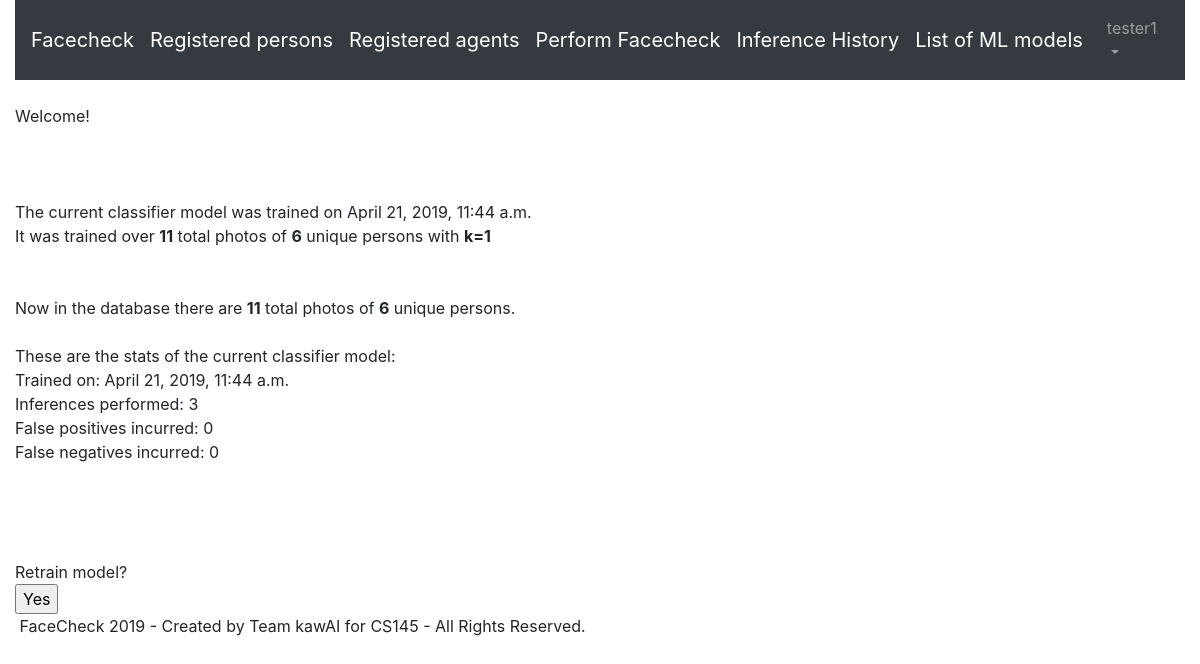
Page / (signed in) on the committed database.
### faces/models.py (models this page shows, shortened)
class CustomUser(AbstractUser):
    def __str__(self):
        return "%i - %s"%(self.id, self.username)

class MLModelVersion(Model):
    time_trained = models.DateTimeField()
    model = models.FileField(upload_to=modelpath, default='defaultclf.pkl')
    total_photos = models.PositiveIntegerField(default=1)
    unique_persons = models.PositiveIntegerField(default=1)
    k_neighbors = models.PositiveIntegerField(default=1)
    threshold = models.FloatField('Threshold for distinguishing registered and unregistered faces',default=1.1)
    is_in_use = models.BooleanField(default=False, blank=False, null=False)
    inf_count = models.PositiveIntegerField("Inferences performed", default=0)
    fp_count = models.PositiveIntegerField("False positives incurred", default=0)
    fn_count = models.PositiveIntegerField("False negatives incurred", default=0)
    ii_count = models.PositiveIntegerField("Incorrect identifications incurred", default=0)
    fa_rate = models.FloatField("False acceptance rate", default=None, blank=True, null=True)
    fr_rate = models.FloatField("False rejection rate", default=None, blank=True, null=True)
    ii_rate = models.FloatField("Incorrect identification rate", default=None, blank=True, null=True)

### faces/views.py (the view)
# urls.py: path('', views.HomePageView.as_view(), name='home'),
class HomePageView(TemplateView):
    template_name = 'home.html'
    def get_context_data(self, **kwargs):
        context = super().get_context_data(**kwargs)
        context['mlmodelver'] = cache.get_or_set('deployedmv', MLModelVersion.objects.filter(is_in_use=True)[0])
        context['total_photos'] = SamplePhoto.objects.all().count()
        context['unique_persons'] = RegisteredPerson.objects.filter(numphotos__gt=0).count()
        return context

### templates/home.html (shortened to what this page needs)
{% extends 'base.html' %}
{% block content %}
{% if user.is_authenticated %}
Welcome!
<br><br><br><br>
The current classifier model was trained on {{mlmodelver.time_trained}}<br>
It was trained over <b>{{mlmodelver.total_photos}}</b> total photos of <b>{{mlmodelver.unique_persons}}</b> unique persons with <b>k={{mlmodelver.k_neighbors}}</b><br><br><br>
Now in the database there are <b>{{total_photos}}</b> total photos of <b>{{unique_persons}}</b> unique persons.
<br><br>
These are the stats of the current classifier model:<br>
Trained on: {{mlmodelver.time_trained}}<br>
Inferences performed: {{mlmodelver.inf_count}}<br>
False positives incurred: {{mlmodelver.fp_count}}<br>
False negatives incurred: {{mlmodelver.fn_count}}<br><br>
<br><br><br>
Retrain model?
<form method="post" action="{% url 'retrain_model' %}">
    <input type="submit" value="Yes">
</form>
{% else %}
You're not logged in.
<br>
<br>
<a href="{% url 'login' %}"> Log In </a>
{% endif %}
{% endblock content %}

### templates/base.html (shortened to what this page needs)
{% load static %}
<!doctype html>
<html lang="en">
  <head>
    <link rel='stylesheet' href='https://use.fontawesome.com/releases/v5.5.0/css/all.css'>
    <link rel="stylesheet" href="https://cdnjs.cloudflare.com/ajax/libs/font-awesome/4.7.0/css/font-awesome.min.css">
    <link rel="stylesheet" href="https://stackpath.bootstrapcdn.com/bootstrap/4.1.3/css/bootstrap.min.css">
  </head>
  <body>
    <div class="container-fluid">
        <header>
            <nav class="navbar navbar-expand-md navbar-dark bg-dark mb-4">
              <a class="navbar-brand" href="{% url 'home' %}">Facecheck</a>
              {% if user.is_authenticated %}
              <a class="navbar-brand" href="{% url 'list_persons' %}"> Registered persons</a>
              <a class="navbar-brand" href="{% url 'list_agents' %}"> Registered agents </a>
              <a class="navbar-brand" href="{% url 'make_inference' %}"> Perform Facecheck </a>
              <a class="navbar-brand" href="{% url 'list_inferences' %}"> Inference History </a>
              <a class="navbar-brand" href="{% url 'list_models' %}"> List of ML models </a>
              {% endif %}
              <div class="collapse navbar-collapse" id="navbarCollapse">
                {% if user.is_authenticated %}
                  <ul class="navbar-nav ml-auto">
                    <li class="nav-item">
                      <a class="nav-link dropdown-toggle" href="#" id="userMenu"\
                      data-toggle="dropdown" aria-haspopup="true" aria-expanded\
                      ="false">
                        {{ user.username }}
                      </a>
                    </li>
                  </ul>
                {% else %}
                  <form class="form-inline ml-auto">
                    <a href="{% url 'login' %}" class="btn btn-outline-secondary">
                    Log In</a>
                  </form>
                {% endif %}
              </div>
            </nav>
        </header>
        <div>
          {% block content %}
          {% endblock content %}
        </div>
        <footer class="footerdiv">
          &nbsp;FaceCheck 2019 - Created by Team kawAI for CS145 - All Rights Reserved.
        </footer>
    </div>
  </body>
</html>

### rows in the picture
CustomUser: username "tester1"
MLModelVersion: time_trained "April 21, 2019, 11:44 a.m.", total_photos "11", unique_persons "6", k_neighbors "1", inf_count "3", fp_count "0", fn_count "0"

### other values in the picture
{{ total_photos }} "11"
{{ unique_persons }} "6"
